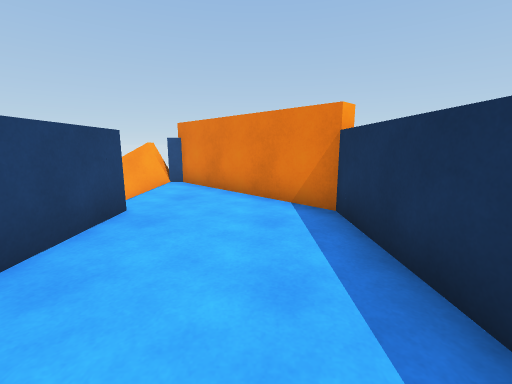
View 1 (above)

21 first-person views from a walk through a 3-D level made in the Unity game engine. The camera is 1.2 m above the floor, tilts 10° down and sees 90° across. The floor is counted in squares, 1 m on a side. Each view is taken from the middle of a square. On the plan, view 1 faces up. The plan holds only what a view shows up to about 12 squares ahead; the rest is blank. The place goes on beyond the plan. Surface patterns are stand-ins for the level's own textures.

View 2
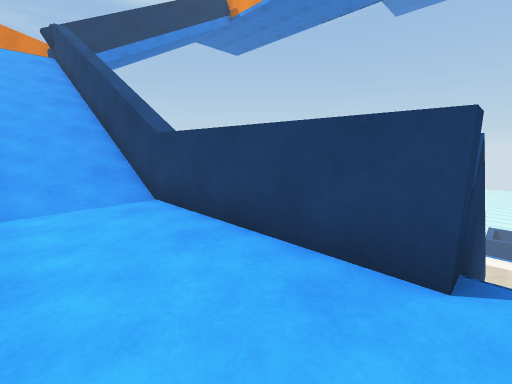

View 3
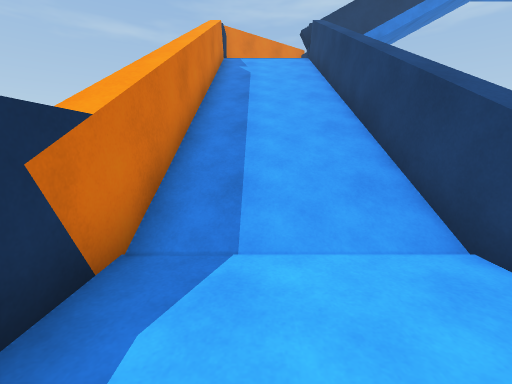

View 4
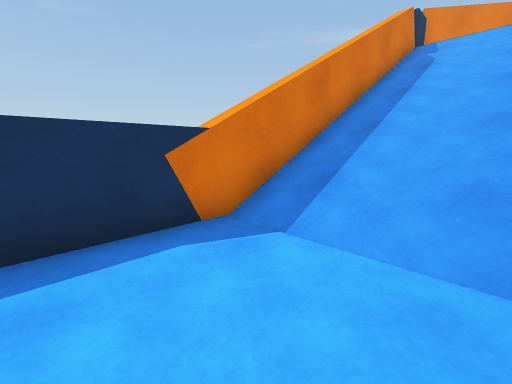

View 5
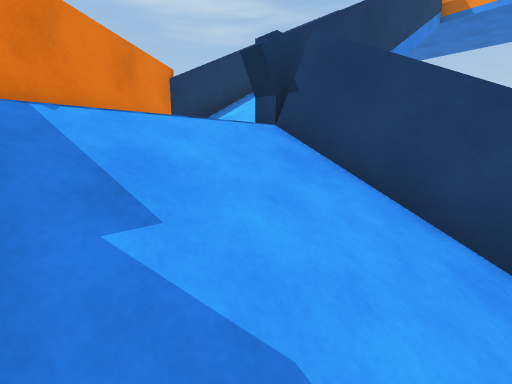

View 6
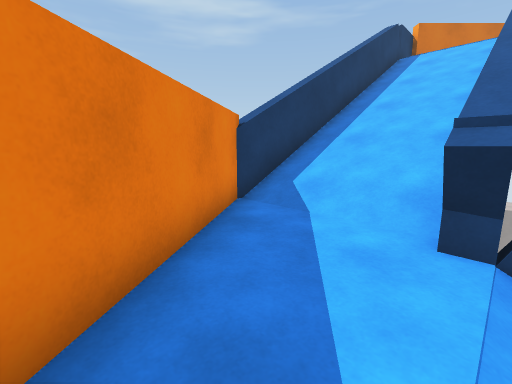

View 7
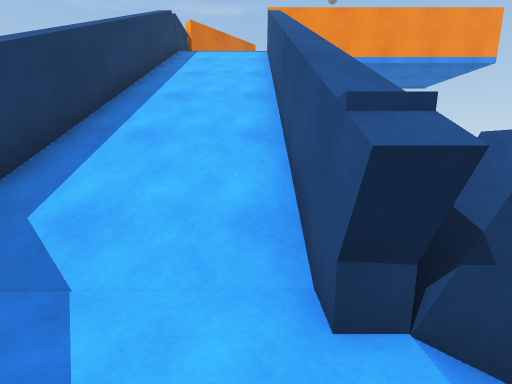

View 8
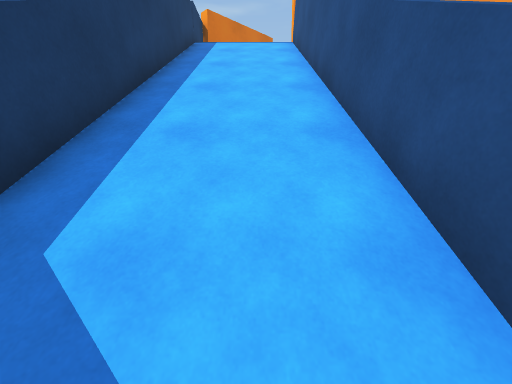

View 9
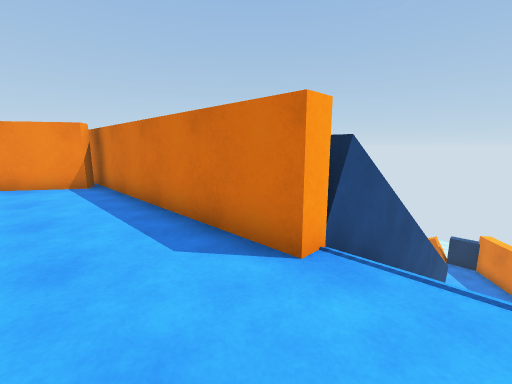

View 10
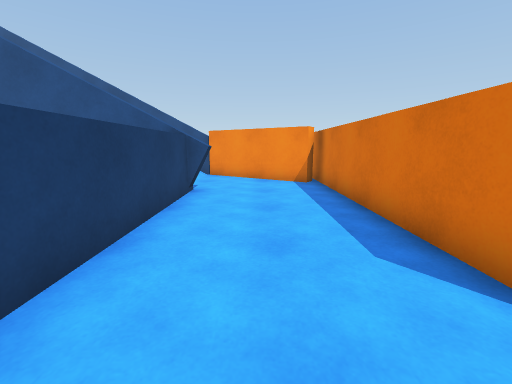

View 11
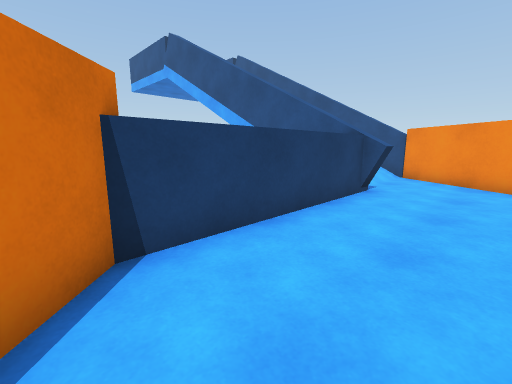

View 12
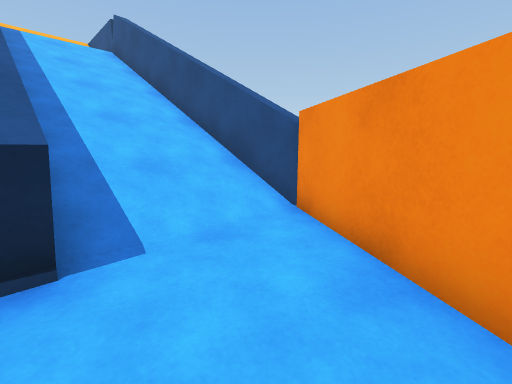

View 13
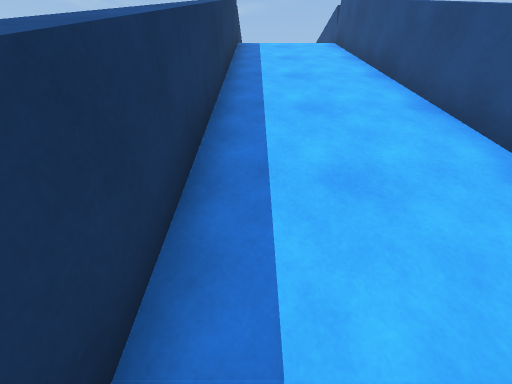

View 14
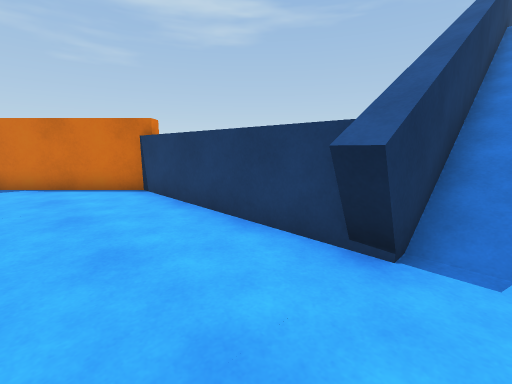

View 15
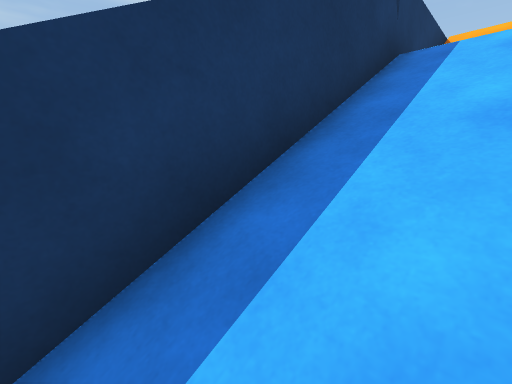

View 16
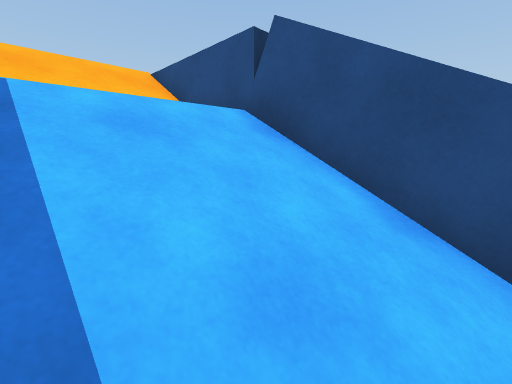

View 17
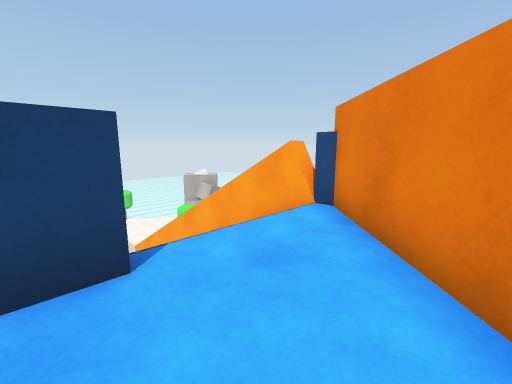

View 18
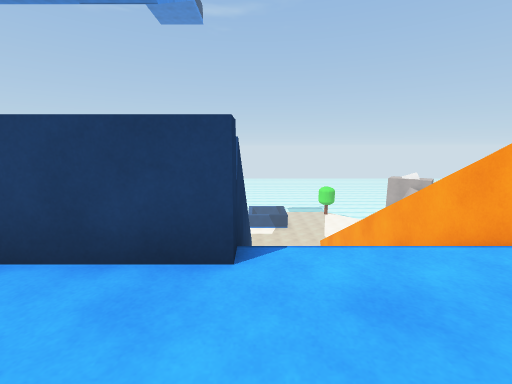

View 19
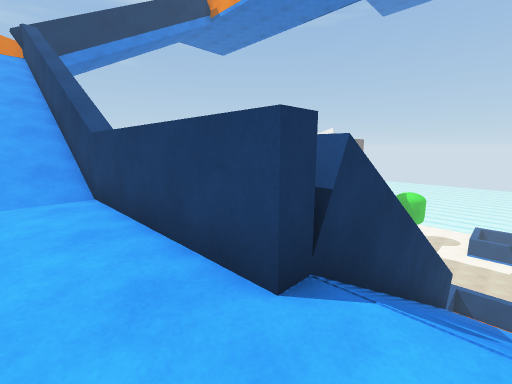

View 20
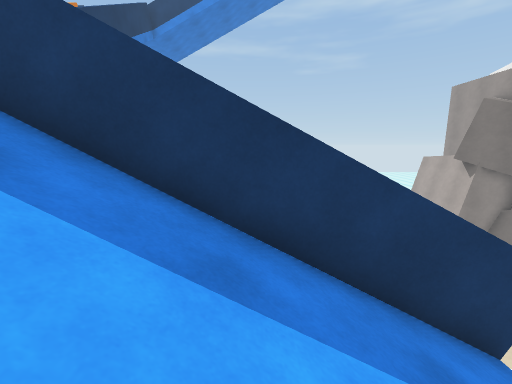

View 21
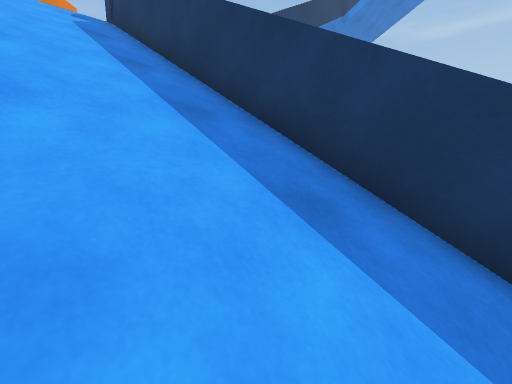

### Floor plan
Key: @ floor where view 1 was taken; # wall or solid block; x gap in a wall; . main floor; : floor 4.75 m higher than the main floor; - floor 5.75 m lower than the main floor; _ floor 6.5 m lower than the main floor; < floor 11.25 m lower than the main floor; / step, stairs or slope; = window, fence, low wall or low ledge; ^ raised ledge; v drop or lower ground; B blue block.
Columns run from 33 left of view 1 to 2 right of it. Each row starts with its distance up from view 1.
  9                       ########x#
  8                     ///////// <##
  7                     //////////<<##
  6                     //////////<<<##
  5                    ^##########B<<<##
  4                              v^<<<<^
  3                               ^<<<<^
  2                               ^<<<<^
  1                               ^<<<<^
  0                               ^<<@<^
 -1      #         ^    v         #////#
 -2  /=##############   v         #////#
 -3  // ://////////..###v         #////#
 -4  // ://////////...##v         #////#
 -5 v// ://////////....#v         #////#
 -6  vv#############=..#v         #////#
 -7                ^...#v         #////#
 -8                ^...#v         #////#
 -9                ^...#v         #////#
-10                ^...#v         #////#
-11                ^...###########B/---^
-12                ^....//////////_----^
-13                ##...//////////_--##
-14                 ##. //////////_-##
-15                  ## //////////_##
-16                   ^^###########

Where each view was taken, in squares from view 1:
view 1: 0 up, 0 right, facing up
view 2: 5 up, 0 right, facing down-left
view 3: 2 up, 0 right, facing down
view 4: 2 up, 2 left, facing down-right
view 5: 8 down, 1 right, facing down-left
view 6: 11 down, 1 right, facing down-left
view 7: 12 down, 1 left, facing left
view 8: 13 down, 2 left, facing left
view 9: 13 down, 16 left, facing up-right
view 10: 13 down, 16 left, facing up
view 11: 13 down, 15 left, facing up-left
view 12: 6 down, 15 left, facing up-left
view 13: 5 down, 17 left, facing left
view 14: 5 down, 15 left, facing down-left
view 15: 4 down, 23 left, facing down-left
view 16: 5 down, 25 left, facing up-left
view 17: 4 up, 0 right, facing up-left
view 18: 5 up, 0 right, facing left
view 19: 6 up, 1 left, facing down-left
view 20: 8 up, 10 left, facing down
view 21: 8 up, 13 left, facing down-right
